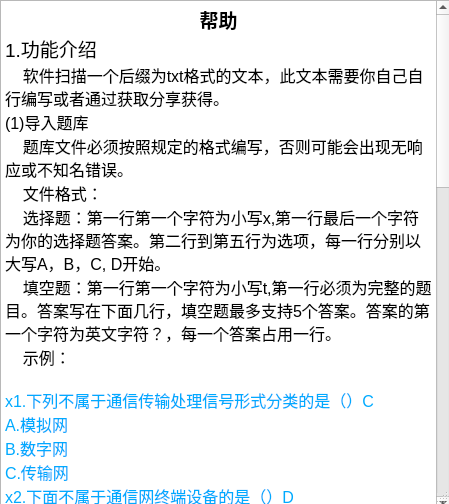
<?xml version="1.0" encoding="UTF-8"?>
<ui version="4.0">
 <class>Dialog</class>
 <widget class="QDialog" name="Dialog">
  <property name="geometry">
   <rect>
    <x>0</x>
    <y>0</y>
    <width>449</width>
    <height>504</height>
   </rect>
  </property>
  <property name="windowTitle">
   <string>Dialog</string>
  </property>
  <property name="sizeGripEnabled">
   <bool>true</bool>
  </property>
  <widget class="QTextBrowser" name="textBrowser">
   <property name="geometry">
    <rect>
     <x>0</x>
     <y>0</y>
     <width>451</width>
     <height>511</height>
    </rect>
   </property>
   <property name="html">
    <string>&lt;!DOCTYPE HTML PUBLIC &quot;-//W3C//DTD HTML 4.0//EN&quot; &quot;http://www.w3.org/TR/REC-html40/strict.dtd&quot;&gt;
&lt;html&gt;&lt;head&gt;&lt;meta name=&quot;qrichtext&quot; content=&quot;1&quot; /&gt;&lt;style type=&quot;text/css&quot;&gt;
p, li { white-space: pre-wrap; }
&lt;/style&gt;&lt;/head&gt;&lt;body style=&quot; font-family:'SimSun'; font-size:9pt; font-weight:400; font-style:normal;&quot;&gt;
&lt;p align=&quot;center&quot; style=&quot; margin-top:0px; margin-bottom:0px; margin-left:0px; margin-right:0px; -qt-block-indent:0; text-indent:0px;&quot;&gt;&lt;span style=&quot; font-size:14pt; font-weight:600;&quot;&gt;帮助&lt;/span&gt;&lt;/p&gt;
&lt;p style=&quot; margin-top:0px; margin-bottom:0px; margin-left:0px; margin-right:0px; -qt-block-indent:0; text-indent:0px;&quot;&gt;&lt;span style=&quot; font-size:14pt;&quot;&gt;1.功能介绍&lt;/span&gt;&lt;/p&gt;
&lt;p style=&quot; margin-top:0px; margin-bottom:0px; margin-left:0px; margin-right:0px; -qt-block-indent:0; text-indent:0px;&quot;&gt;&lt;span style=&quot; font-size:12pt;&quot;&gt;    软件扫描一个后缀为txt格式的文本，此文本需要你自己自行编写或者通过获取分享获得。&lt;/span&gt;&lt;/p&gt;
&lt;p style=&quot; margin-top:0px; margin-bottom:0px; margin-left:0px; margin-right:0px; -qt-block-indent:0; text-indent:0px;&quot;&gt;&lt;span style=&quot; font-size:12pt;&quot;&gt;(1)导入题库&lt;/span&gt;&lt;/p&gt;
&lt;p style=&quot; margin-top:0px; margin-bottom:0px; margin-left:0px; margin-right:0px; -qt-block-indent:0; text-indent:0px;&quot;&gt;&lt;span style=&quot; font-size:12pt;&quot;&gt;    题库文件必须按照规定的格式编写，否则可能会出现无响应或不知名错误。&lt;/span&gt;&lt;/p&gt;
&lt;p style=&quot; margin-top:0px; margin-bottom:0px; margin-left:0px; margin-right:0px; -qt-block-indent:0; text-indent:0px;&quot;&gt;&lt;span style=&quot; font-size:12pt;&quot;&gt;    文件格式：&lt;/span&gt;&lt;/p&gt;
&lt;p style=&quot; margin-top:0px; margin-bottom:0px; margin-left:0px; margin-right:0px; -qt-block-indent:0; text-indent:0px;&quot;&gt;&lt;span style=&quot; font-size:12pt;&quot;&gt;    选择题：第一行第一个字符为小写x,第一行最后一个字符为你的选择题答案。第二行到第五行为选项，每一行分别以大写A，B，C, D开始。&lt;/span&gt;&lt;/p&gt;
&lt;p style=&quot; margin-top:0px; margin-bottom:0px; margin-left:0px; margin-right:0px; -qt-block-indent:0; text-indent:0px;&quot;&gt;&lt;span style=&quot; font-size:12pt;&quot;&gt;    填空题：第一行第一个字符为小写t,第一行必须为完整的题目。答案写在下面几行，填空题最多支持5个答案。答案的第一个字符为英文字符？，每一个答案占用一行。&lt;/span&gt;&lt;/p&gt;
&lt;p style=&quot; margin-top:0px; margin-bottom:0px; margin-left:0px; margin-right:0px; -qt-block-indent:0; text-indent:0px;&quot;&gt;&lt;span style=&quot; font-size:12pt;&quot;&gt;    示例：&lt;/span&gt;&lt;/p&gt;
&lt;p style=&quot;-qt-paragraph-type:empty; margin-top:0px; margin-bottom:0px; margin-left:0px; margin-right:0px; -qt-block-indent:0; text-indent:0px; font-size:12pt;&quot;&gt;&lt;br /&gt;&lt;/p&gt;
&lt;p style=&quot; margin-top:0px; margin-bottom:0px; margin-left:0px; margin-right:0px; -qt-block-indent:0; text-indent:0px;&quot;&gt;&lt;span style=&quot; font-size:12pt; color:#00aaff;&quot;&gt;x1.下列不属于通信传输处理信号形式分类的是（）C&lt;/span&gt;&lt;/p&gt;
&lt;p style=&quot; margin-top:0px; margin-bottom:0px; margin-left:0px; margin-right:0px; -qt-block-indent:0; text-indent:0px;&quot;&gt;&lt;span style=&quot; font-size:12pt; color:#00aaff;&quot;&gt;A.模拟网&lt;/span&gt;&lt;/p&gt;
&lt;p style=&quot; margin-top:0px; margin-bottom:0px; margin-left:0px; margin-right:0px; -qt-block-indent:0; text-indent:0px;&quot;&gt;&lt;span style=&quot; font-size:12pt; color:#00aaff;&quot;&gt;B.数字网&lt;/span&gt;&lt;/p&gt;
&lt;p style=&quot; margin-top:0px; margin-bottom:0px; margin-left:0px; margin-right:0px; -qt-block-indent:0; text-indent:0px;&quot;&gt;&lt;span style=&quot; font-size:12pt; color:#00aaff;&quot;&gt;C.传输网&lt;/span&gt;&lt;/p&gt;
&lt;p style=&quot; margin-top:0px; margin-bottom:0px; margin-left:0px; margin-right:0px; -qt-block-indent:0; text-indent:0px;&quot;&gt;&lt;span style=&quot; font-size:12pt; color:#00aaff;&quot;&gt;x2.下面不属于通信网终端设备的是（）D&lt;/span&gt;&lt;/p&gt;
&lt;p style=&quot; margin-top:0px; margin-bottom:0px; margin-left:0px; margin-right:0px; -qt-block-indent:0; text-indent:0px;&quot;&gt;&lt;span style=&quot; font-size:12pt; color:#00aaff;&quot;&gt;A.信源&lt;/span&gt;&lt;/p&gt;
&lt;p style=&quot; margin-top:0px; margin-bottom:0px; margin-left:0px; margin-right:0px; -qt-block-indent:0; text-indent:0px;&quot;&gt;&lt;span style=&quot; font-size:12pt; color:#00aaff;&quot;&gt;B. 信宿 &lt;/span&gt;&lt;/p&gt;
&lt;p style=&quot; margin-top:0px; margin-bottom:0px; margin-left:0px; margin-right:0px; -qt-block-indent:0; text-indent:0px;&quot;&gt;&lt;span style=&quot; font-size:12pt; color:#00aaff;&quot;&gt;C. 变换器&lt;/span&gt;&lt;/p&gt;
&lt;p style=&quot; margin-top:0px; margin-bottom:0px; margin-left:0px; margin-right:0px; -qt-block-indent:0; text-indent:0px;&quot;&gt;&lt;span style=&quot; font-size:12pt; color:#00aaff;&quot;&gt;D. 传输介质&lt;/span&gt;&lt;/p&gt;
&lt;p style=&quot; margin-top:0px; margin-bottom:0px; margin-left:0px; margin-right:0px; -qt-block-indent:0; text-indent:0px;&quot;&gt;&lt;span style=&quot; font-size:12pt; color:#00aaff;&quot;&gt;t3.下面属于通信网终端设备的是______,______和______。&lt;/span&gt;&lt;/p&gt;
&lt;p style=&quot; margin-top:0px; margin-bottom:0px; margin-left:0px; margin-right:0px; -qt-block-indent:0; text-indent:0px;&quot;&gt;&lt;span style=&quot; font-size:12pt; color:#00aaff;&quot;&gt;？信源&lt;/span&gt;&lt;/p&gt;
&lt;p style=&quot; margin-top:0px; margin-bottom:0px; margin-left:0px; margin-right:0px; -qt-block-indent:0; text-indent:0px;&quot;&gt;&lt;span style=&quot; font-size:12pt; color:#00aaff;&quot;&gt;？信宿&lt;/span&gt;&lt;/p&gt;
&lt;p style=&quot; margin-top:0px; margin-bottom:0px; margin-left:0px; margin-right:0px; -qt-block-indent:0; text-indent:0px;&quot;&gt;&lt;span style=&quot; font-size:12pt; color:#00aaff;&quot;&gt;？变换器&lt;/span&gt;&lt;/p&gt;
&lt;p style=&quot; margin-top:0px; margin-bottom:0px; margin-left:0px; margin-right:0px; -qt-block-indent:0; text-indent:0px;&quot;&gt;&lt;span style=&quot; font-size:12pt; color:#00aaff;&quot;&gt;x1.下列不属于通信传输处理信号形式分类的是（）D&lt;/span&gt;&lt;/p&gt;
&lt;p style=&quot; margin-top:0px; margin-bottom:0px; margin-left:0px; margin-right:0px; -qt-block-indent:0; text-indent:0px;&quot;&gt;&lt;span style=&quot; font-size:12pt; color:#00aaff;&quot;&gt;A.模拟网&lt;/span&gt;&lt;/p&gt;
&lt;p style=&quot; margin-top:0px; margin-bottom:0px; margin-left:0px; margin-right:0px; -qt-block-indent:0; text-indent:0px;&quot;&gt;&lt;span style=&quot; font-size:12pt; color:#00aaff;&quot;&gt;B.数字网&lt;/span&gt;&lt;/p&gt;
&lt;p style=&quot; margin-top:0px; margin-bottom:0px; margin-left:0px; margin-right:0px; -qt-block-indent:0; text-indent:0px;&quot;&gt;&lt;span style=&quot; font-size:12pt; color:#00aaff;&quot;&gt;C.混合网&lt;/span&gt;&lt;/p&gt;
&lt;p style=&quot; margin-top:0px; margin-bottom:0px; margin-left:0px; margin-right:0px; -qt-block-indent:0; text-indent:0px;&quot;&gt;&lt;span style=&quot; font-size:12pt; color:#00aaff;&quot;&gt;D.传输网&lt;/span&gt;&lt;/p&gt;
&lt;p style=&quot;-qt-paragraph-type:empty; margin-top:0px; margin-bottom:0px; margin-left:0px; margin-right:0px; -qt-block-indent:0; text-indent:0px; font-size:12pt; font-style:italic;&quot;&gt;&lt;br /&gt;&lt;/p&gt;
&lt;p style=&quot; margin-top:0px; margin-bottom:0px; margin-left:0px; margin-right:0px; -qt-block-indent:0; text-indent:0px;&quot;&gt;&lt;span style=&quot; font-size:12pt;&quot;&gt;(2)选择题和填空题模式的转换&lt;/span&gt;&lt;/p&gt;
&lt;p style=&quot; margin-top:0px; margin-bottom:0px; margin-left:0px; margin-right:0px; -qt-block-indent:0; text-indent:0px;&quot;&gt;&lt;span style=&quot; font-size:12pt;&quot;&gt;    点击填空题切换到填空题模式，点击选择题切换到选择题模式，任意选择一种模式，题目将会重新排列刷新。&lt;/span&gt;&lt;/p&gt;
&lt;p style=&quot;-qt-paragraph-type:empty; margin-top:0px; margin-bottom:0px; margin-left:0px; margin-right:0px; -qt-block-indent:0; text-indent:0px; font-size:12pt;&quot;&gt;&lt;br /&gt;&lt;/p&gt;
&lt;p style=&quot; margin-top:0px; margin-bottom:0px; margin-left:0px; margin-right:0px; -qt-block-indent:0; text-indent:0px;&quot;&gt;&lt;span style=&quot; font-size:12pt;&quot;&gt;(3)确定键&lt;/span&gt;&lt;/p&gt;
&lt;p style=&quot; margin-top:0px; margin-bottom:0px; margin-left:0px; margin-right:0px; -qt-block-indent:0; text-indent:0px;&quot;&gt;&lt;span style=&quot; font-size:12pt;&quot;&gt;    如果答题框内有内容，点击确定时如果答案全部正确则进入下一题，否则错误的框内一把×。&lt;/span&gt;&lt;/p&gt;
&lt;p style=&quot; margin-top:0px; margin-bottom:0px; margin-left:0px; margin-right:0px; -qt-block-indent:0; text-indent:0px;&quot;&gt;&lt;span style=&quot; font-size:12pt;&quot;&gt;    如果所有答题框内都没有内容，点击确定则显示答案。&lt;/span&gt;&lt;/p&gt;
&lt;p style=&quot;-qt-paragraph-type:empty; margin-top:0px; margin-bottom:0px; margin-left:0px; margin-right:0px; -qt-block-indent:0; text-indent:0px; font-size:12pt;&quot;&gt;&lt;br /&gt;&lt;/p&gt;
&lt;p style=&quot; margin-top:0px; margin-bottom:0px; margin-left:0px; margin-right:0px; -qt-block-indent:0; text-indent:0px;&quot;&gt;&lt;span style=&quot; font-size:12pt;&quot;&gt;(4)下一题&lt;/span&gt;&lt;/p&gt;
&lt;p style=&quot; margin-top:0px; margin-bottom:0px; margin-left:0px; margin-right:0px; -qt-block-indent:0; text-indent:0px;&quot;&gt;&lt;span style=&quot; font-size:12pt;&quot;&gt;    进入下一题，如果所有题都做完时，将重新随机开始做题。&lt;/span&gt;&lt;/p&gt;
&lt;p style=&quot;-qt-paragraph-type:empty; margin-top:0px; margin-bottom:0px; margin-left:0px; margin-right:0px; -qt-block-indent:0; text-indent:0px; font-size:12pt;&quot;&gt;&lt;br /&gt;&lt;/p&gt;
&lt;p style=&quot; margin-top:0px; margin-bottom:0px; margin-left:0px; margin-right:0px; -qt-block-indent:0; text-indent:0px;&quot;&gt;&lt;span style=&quot; font-size:12pt;&quot;&gt;(5)上一题&lt;/span&gt;&lt;/p&gt;
&lt;p style=&quot; margin-top:0px; margin-bottom:0px; margin-left:0px; margin-right:0px; -qt-block-indent:0; text-indent:0px;&quot;&gt;&lt;span style=&quot; font-size:12pt;&quot;&gt;    进入上一题。&lt;/span&gt;&lt;/p&gt;
&lt;p style=&quot;-qt-paragraph-type:empty; margin-top:0px; margin-bottom:0px; margin-left:0px; margin-right:0px; -qt-block-indent:0; text-indent:0px; font-size:12pt;&quot;&gt;&lt;br /&gt;&lt;/p&gt;
&lt;p style=&quot; margin-top:0px; margin-bottom:0px; margin-left:0px; margin-right:0px; -qt-block-indent:0; text-indent:0px;&quot;&gt;&lt;span style=&quot; font-size:12pt;&quot;&gt;(6)帮助&lt;/span&gt;&lt;/p&gt;
&lt;p style=&quot; margin-top:0px; margin-bottom:0px; margin-left:0px; margin-right:0px; -qt-block-indent:0; text-indent:0px;&quot;&gt;&lt;span style=&quot; font-size:12pt;&quot;&gt;    查看帮助信息。&lt;/span&gt;&lt;/p&gt;
&lt;p style=&quot;-qt-paragraph-type:empty; margin-top:0px; margin-bottom:0px; margin-left:0px; margin-right:0px; -qt-block-indent:0; text-indent:0px; font-size:12pt;&quot;&gt;&lt;br /&gt;&lt;/p&gt;
&lt;p style=&quot; margin-top:0px; margin-bottom:0px; margin-left:0px; margin-right:0px; -qt-block-indent:0; text-indent:0px;&quot;&gt;&lt;span style=&quot; font-size:12pt;&quot;&gt;(7)资助&lt;/span&gt;&lt;/p&gt;
&lt;p style=&quot; margin-top:0px; margin-bottom:0px; margin-left:0px; margin-right:0px; -qt-block-indent:0; text-indent:0px;&quot;&gt;&lt;span style=&quot; font-size:12pt;&quot;&gt;    工具没有联网注册功能，如果使用的人数多，作者将继续开发维护。&lt;/span&gt;&lt;/p&gt;
&lt;p style=&quot;-qt-paragraph-type:empty; margin-top:0px; margin-bottom:0px; margin-left:0px; margin-right:0px; -qt-block-indent:0; text-indent:0px; font-size:12pt;&quot;&gt;&lt;br /&gt;&lt;/p&gt;
&lt;p align=&quot;center&quot; style=&quot; margin-top:0px; margin-bottom:0px; margin-left:0px; margin-right:0px; -qt-block-indent:0; text-indent:0px;&quot;&gt;&lt;span style=&quot; font-size:18pt; font-weight:600; color:#ff0000;&quot;&gt;谢谢使用我的垃圾软件&lt;/span&gt;&lt;/p&gt;
&lt;p align=&quot;center&quot; style=&quot;-qt-paragraph-type:empty; margin-top:0px; margin-bottom:0px; margin-left:0px; margin-right:0px; -qt-block-indent:0; text-indent:0px; font-size:18pt; font-weight:600;&quot;&gt;&lt;br /&gt;&lt;/p&gt;&lt;/body&gt;&lt;/html&gt;</string>
   </property>
  </widget>
 </widget>
 <resources/>
 <connections/>
</ui>
